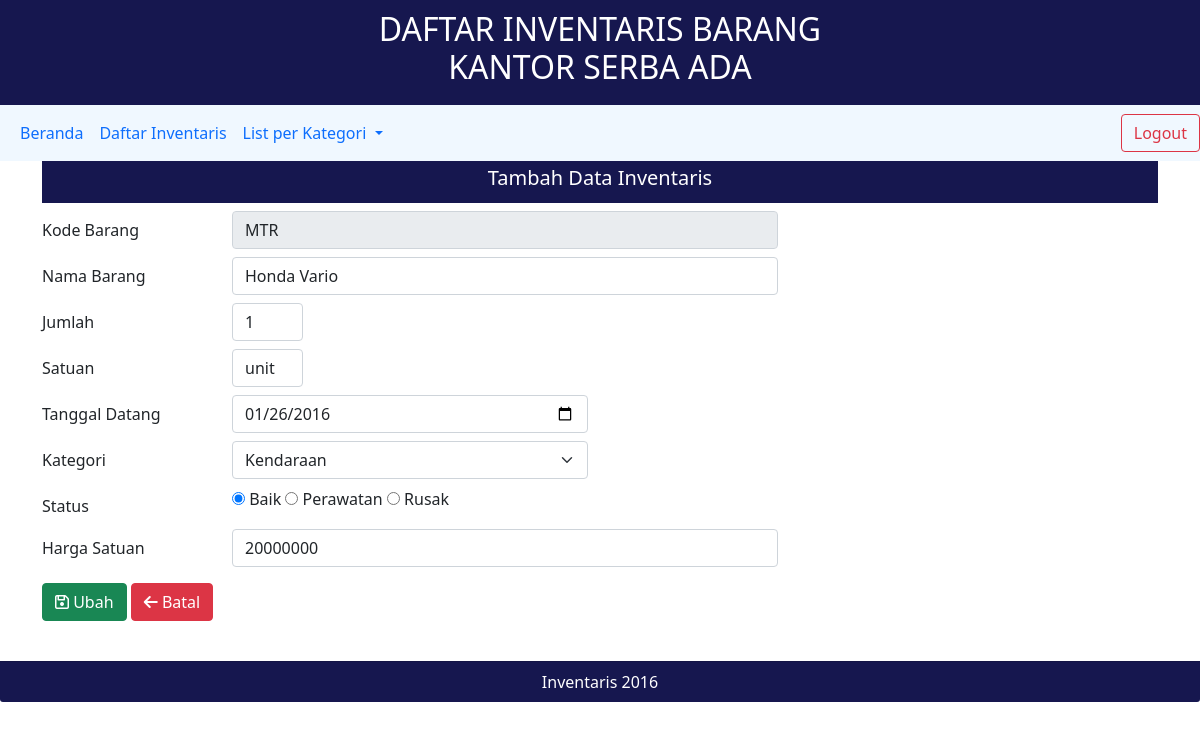
/ubah.php?ubah=MTR (signed in), run on the app's committed database.
### tables this page shows
CREATE TABLE `inventaris` (
  `kode_barang` varchar(10) NOT NULL,
  `nama_barang` varchar(30) NOT NULL,
  `jumlah` int(11) NOT NULL,
  `satuan` varchar(15) NOT NULL,
  `tgl_datang` date NOT NULL,
  `kategori` varchar(20) NOT NULL,
  `status_barang` varchar(20) NOT NULL,
  `harga` int(20) NOT NULL
);

### crud.php (called while the page is built, shortened)
<?php
include "koneksi.php";
if(isset($_GET['ubah'])){
    $kode_barang    = $_GET['ubah'];
    $query = mysqli_query($koneksi,"SELECT * FROM inventaris WHERE kode_barang = '$kode_barang'");
    $data  = mysqli_fetch_array($query);
    $kode_barang = $data['kode_barang'];
    $nama_barang = $data['nama_barang'];
    $jumlah = $data['jumlah'];
    $satuan = $data['satuan'];
    $tgl_datang = $data['tgl_datang'];
    $kategori = $data['kategori'];
    $status_barang = $data['status_barang'];
    $harga = $data['harga'];
}
?>

### ubah.php (the view, shortened to what this page needs)
<?php
    include "koneksi.php";
    include "crud.php";
?>
<!DOCTYPE html>
<html lang="en">
<head>
  <link href="https://cdn.jsdelivr.net/npm/bootstrap@5.0.0-beta1/dist/css/bootstrap.min.css" rel="stylesheet">
  <link rel="stylesheet" href="style.css">
</head>
<body>
    <div class="header">
        <h2 >DAFTAR INVENTARIS BARANG <br> KANTOR SERBA ADA</h2>
    </div>
    <?php include("header.php") ?>
    <div class="container">
        <div class="sub">
            <h5>Tambah Data Inventaris</h5>
        </div>
        <form method="POST" action="crud.php">
            <div class="form-group row mb-2 mt-2">
                <label class="col-sm-2 col-form-label">Kode Barang</label>
                <div class="col-sm-6">
                <?php
                  if(isset($_GET['ubah'])) {
                ?>
                    <input type="text" class="form-control" name="kode_barang" placeholder="Kode Barang" <?php echo "value='$kode_barang'"?> <?php echo "readonly";?>>
                </div>
                <?php }?>
            </div>
            <div class="form-group row mb-2">
                <label class="col-sm-2 col-form-label">Nama Barang</label>
                <div class="col-sm-6">
                    <input type="text" class="form-control" name="nama_barang" placeholder="Nama Barang" value="<?php echo $nama_barang ?>">
                </div>
            </div>
            <div class="form-group row mb-2">
                <label class="col-sm-2 col-form-label">Jumlah</label>
                <div class="col-sm-1">
                    <input type="text" class="form-control" name="jumlah" placeholder="Jumlah" value="<?php echo $jumlah ?>">
                </div>
            </div>
            <div class="form-group row mb-2">
                <label class="col-sm-2 col-form-label">Satuan</label>
                <div class="col-sm-1">
                    <input type="text" class="form-control" name="satuan" placeholder="Satuan" value="<?php echo $satuan ?>">
                </div>
            </div>
            <div class="form-group row mb-2">
                <label class="col-sm-2 col-form-label">Tanggal Datang</label>
                <div class="col-sm-4">
                    <input type="date" class="form-control" name="tgl_datang" placeholder="Tanggal Datang" value="<?php echo $tgl_datang ?>">
                </div>
            </div>
            <div class="form-group row mb-2">
                <label class="col-sm-2 col-form-label">Kategori</label>
                <div class="col-sm-4">
                    <select class="form-select" name="kategori" id="kategori">
                    <option value="Kendaraan" <?php if($kategori == "Kendaraan") echo "selected" ?>>Kendaraan</option>
                    </select>
                </div>
            </div>
            <div class="form-group row mb-1">
                <label class="col-sm-2 col-form-label">Status</label>
                <div class="col-sm-8">
                    <input type="radio" id="Baik" name="status_barang" value="Baik" <?php if($status_barang == "Baik") echo "checked" ?>>
                    <label for="male">Baik</label>
                    <input type="radio" id="Perawatan" name="status_barang" value="Perawatan" <?php if($status_barang == "Perawatan") echo "checked" ?>>
                    <label for="female">Perawatan</label>
                    <input type="radio" id="Rusak" name="status_barang" value="Rusak" <?php if($status_barang == "Rusak") echo "checked" ?>>
                    <label for="other">Rusak</label>
                </div>
            </div>
            <div class="form-group row mb-3">
                <label class="col-sm-2 col-form-label">Harga Satuan</label>
                <div class="col-sm-6">
                    <input type="text" class="form-control" name="harga" placeholder="Harga Satuan" value="<?php echo $harga ?>">
                </div>
            </div>
            <button type="submit" class="btn btn-success" name="update"><i class="far fa-save"></i></i> Ubah</button>
            <a  href="inventaris.php" class="btn btn-danger"><i class="fas fa-arrow-left"></i> Batal</a>
        </form>
    </div>
    <div class="card-footer text-white">
    Inventaris 2016
    </div>
</body>

### style.css (style rules this page uses)
.header { width: 100%; height: 100%; display: block; background-color: #16174f; padding: 10px 20px; text-align: center; color: white; }
.container { width: 100%; height: 500px; background-color: white; align-items: center; }
.card-footer { text-align: center; background-color: #16174f; }
.sub { width: 100%; background-color: #16174f; padding: 5px; text-align: center; color: white; }

### data on the page
inventaris: kode_barang "MTR", nama_barang "Honda Vario", jumlah "1", satuan "unit", tgl_datang "01/26/2016", kategori "Kendaraan", status_barang "☑", harga "20000000"
